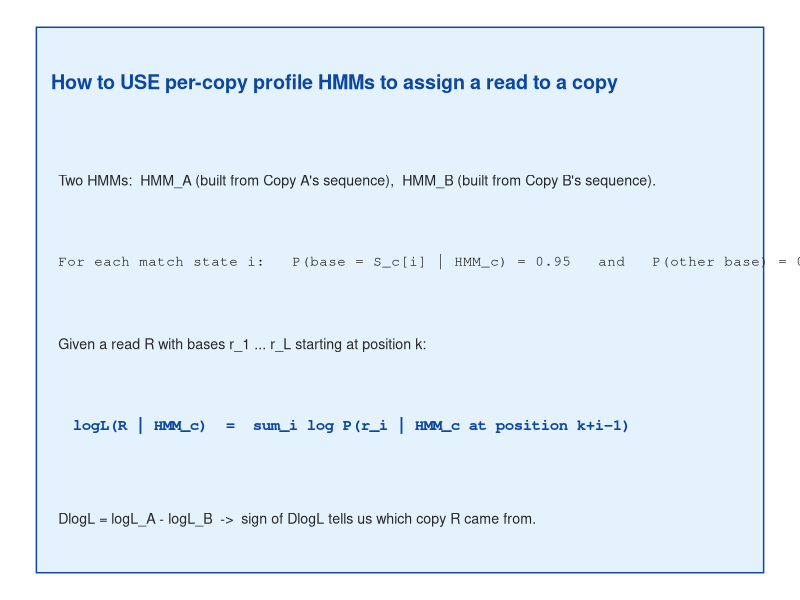

Generate this figure with R: (Note: this script raises an error after producing the figure.)
suppressPackageStartupMessages({
  library(ggplot2)
  library(dplyr)
  library(patchwork)
  library(tidyr)
})

FIGURES_DIR <- "figures"

# Same toy example as Slide A
pos   <- 1:6
seq_A <- c("A","T","C","G","A","T")
seq_B <- c("A","T","G","G","T","T")
snps  <- which(seq_A != seq_B)
bases <- c("A","T","C","G")
p_match <- 0.95; p_other <- (1 - p_match) / 3
LOG_M <- log(p_match); LOG_X <- log(p_other)

emit_A <- matrix(p_other, nrow = 6, ncol = 4,
                  dimnames = list(seq_along(seq_A), bases))
emit_B <- matrix(p_other, nrow = 6, ncol = 4,
                  dimnames = list(seq_along(seq_B), bases))
for (i in 1:6) emit_A[i, seq_A[i]] <- p_match
for (i in 1:6) emit_B[i, seq_B[i]] <- p_match

# ── Define 3 toy reads ────────────────────────────────────────────────────────
reads <- list(
  R1 = list(label = "R1: read covers pos 2-4 (includes the SNP at pos 3)",
             bases = c("T","C","G"), start = 2L,
             source = "Copy A (read carries A's allele 'C' at pos 3)"),
  R2 = list(label = "R2: read covers pos 4-6 (includes the SNP at pos 5)",
             bases = c("G","T","T"), start = 4L,
             source = "Copy B (read carries B's allele 'T' at pos 5)"),
  R3 = list(label = "R3: read covers pos 1-2 (no SNP coverage)",
             bases = c("A","T"), start = 1L,
             source = "ambiguous (covers no diagnostic position)")
)

# ── Score one read against one copy's HMM ─────────────────────────────────────
score <- function(read_bases, start, emit) {
  rows <- seq_along(read_bases) + start - 1L
  cols <- match(read_bases, bases)
  per_pos <- emit[cbind(rows, cols)]
  list(per_pos_probs = per_pos,
       logL         = sum(log(per_pos)),
       L            = length(read_bases))
}

# Compute and stash
score_records <- list()
for (rn in names(reads)) {
  r <- reads[[rn]]
  sA <- score(r$bases, r$start, emit_A)
  sB <- score(r$bases, r$start, emit_B)
  score_records[[rn]] <- list(
    read = rn,
    seq  = paste(r$bases, collapse = ""),
    start = r$start,
    end   = r$start + length(r$bases) - 1L,
    source = r$source,
    label = r$label,
    pA = sA$per_pos_probs, pB = sB$per_pos_probs,
    logLA = sA$logL, logLB = sB$logL,
    delta = sA$logL - sB$logL
  )
}

# ── Build per-read "calculation card" panels ──────────────────────────────────
mk_card <- function(rec) {
  L <- length(rec$pA)
  pos_idx <- rec$start:(rec$start + L - 1L)
  txt_lines <- c()
  txt_lines <- c(txt_lines,
                  sprintf("read sequence:   %s   (covers positions %d-%d)",
                          rec$seq, rec$start, rec$end))
  txt_lines <- c(txt_lines, "")
  txt_lines <- c(txt_lines,
                  sprintf("vs HMM_A:  P_per_pos = %s",
                          paste(sprintf("%.3f", rec$pA), collapse = " . ")))
  txt_lines <- c(txt_lines,
                  sprintf("           logL_A   = %s", sprintf("%.3f", rec$logLA)))
  txt_lines <- c(txt_lines, "")
  txt_lines <- c(txt_lines,
                  sprintf("vs HMM_B:  P_per_pos = %s",
                          paste(sprintf("%.3f", rec$pB), collapse = " . ")))
  txt_lines <- c(txt_lines,
                  sprintf("           logL_B   = %s", sprintf("%.3f", rec$logLB)))
  txt_lines <- c(txt_lines, "")
  call <- if (abs(rec$delta) < 0.05) "AMBIGUOUS (DlogL ~= 0)"
          else if (rec$delta > 0) "-> assign to Copy A"
          else                    "-> assign to Copy B"
  txt_lines <- c(txt_lines,
                  sprintf("DlogL = logL_A - logL_B = %+.3f       %s",
                          rec$delta, call))
  body <- paste(txt_lines, collapse = "\n")

  ggplot() +
    annotate("rect", xmin = 0, xmax = 10, ymin = 0, ymax = 10,
             fill = "#FAFAFA", color = "gray50", linewidth = 0.4) +
    annotate("text", x = 0.2, y = 9.4,
             label = rec$label,
             hjust = 0, fontface = "bold", size = 3.5, color = "#0D47A1") +
    annotate("text", x = 0.2, y = 8.6,
             label = paste0("(simulated source: ", rec$source, ")"),
             hjust = 0, size = 3.0, color = "gray40", fontface = "italic") +
    annotate("text", x = 0.3, y = 4.5, label = body, family = "mono",
             hjust = 0, vjust = 0.5, size = 3.1, color = "gray10",
             lineheight = 1.25) +
    coord_cartesian(xlim = c(0, 10), ylim = c(0, 10)) +
    theme_void()
}
cards <- lapply(score_records, mk_card)

# ── Header explanation ────────────────────────────────────────────────────────
p_header <- ggplot() +
  annotate("rect", xmin = 0, xmax = 10, ymin = 0, ymax = 10,
           fill = "#E3F2FD", color = "#0D47A1", linewidth = 0.5) +
  annotate("text", x = 0.2, y = 9.0,
           label = "How to USE per-copy profile HMMs to assign a read to a copy",
           hjust = 0, fontface = "bold", size = 5.0, color = "#0D47A1") +
  annotate("text", x = 0.3, y = 7.2,
           label = "Two HMMs:  HMM_A (built from Copy A's sequence),  HMM_B (built from Copy B's sequence).",
           hjust = 0, size = 3.6, color = "gray15") +
  annotate("text", x = 0.3, y = 5.7,
           label = "For each match state i:   P(base = S_c[i] | HMM_c) = 0.95   and   P(other base) = 0.017.",
           hjust = 0, size = 3.6, color = "gray15", family = "mono") +
  annotate("text", x = 0.3, y = 4.2,
           label = "Given a read R with bases r_1 ... r_L starting at position k:",
           hjust = 0, size = 3.6, color = "gray15") +
  annotate("text", x = 0.5, y = 2.7,
           label = "logL(R | HMM_c)  =  sum_i log P(r_i | HMM_c at position k+i-1)",
           hjust = 0, size = 4.0, color = "#0D47A1", fontface = "bold",
           family = "mono") +
  annotate("text", x = 0.3, y = 1.0,
           label = "DlogL = logL_A - logL_B  ->  sign of DlogL tells us which copy R came from.",
           hjust = 0, size = 3.6, color = "gray15") +
  coord_cartesian(xlim = c(0, 10), ylim = c(0, 10)) +
  theme_void()

# ── Tiny visual of the two sequences and read positions ──────────────────────
base_pal <- c(A="#43A047", T="#1E88E5", C="#FB8C00", G="#E53935")
seq_df <- bind_rows(
  data.frame(copy = "Copy A", pos = 1:6, base = seq_A, is_snp = (1:6) %in% snps),
  data.frame(copy = "Copy B", pos = 1:6, base = seq_B, is_snp = (1:6) %in% snps)
)
read_df <- bind_rows(
  data.frame(read = "R1", y = 3.5, start = 2, end = 4, label_pos = 3),
  data.frame(read = "R2", y = 4.2, start = 4, end = 6, label_pos = 5),
  data.frame(read = "R3", y = 4.9, start = 1, end = 2, label_pos = 1.5)
)

p_visual <- ggplot() +
  geom_tile(data = seq_df, aes(x = pos, y = copy, fill = base),
            color = "white", linewidth = 1.5, width = 0.85, height = 0.65) +
  geom_tile(data = filter(seq_df, is_snp),
            aes(x = pos, y = copy), fill = NA, color = "black",
            linewidth = 1.8, width = 0.85, height = 0.65) +
  geom_text(data = seq_df, aes(x = pos, y = copy, label = base),
            color = "white", fontface = "bold", size = 5.5) +
  scale_fill_manual(values = base_pal, guide = "none") +
  # reads as bars above
  geom_rect(data = read_df,
            aes(xmin = start - 0.4, xmax = end + 0.4,
                ymin = y - 0.15, ymax = y + 0.15),
            fill = "gray20", color = "black", linewidth = 0.5) +
  geom_text(data = read_df, aes(x = label_pos, y = y, label = read),
            color = "white", fontface = "bold", size = 3.5) +
  scale_x_continuous(breaks = 1:6, labels = paste0("pos", 1:6)) +
  scale_y_discrete(limits = c("Copy A", "Copy B")) +
  coord_cartesian(ylim = c(0.5, 5.4)) +
  labs(title = "Toy example: copies A, B and 3 reads (R1, R2, R3)",
       x = NULL, y = NULL) +
  theme_minimal(base_size = 11) +
  theme(panel.grid = element_blank(),
        plot.title = element_text(face = "bold", size = 11),
        axis.text.x = element_text(size = 10),
        axis.text.y = element_text(fontface = "bold", size = 12))

# ── DlogL bar chart ──────────────────────────────────────────────────────────
bar_df <- data.frame(
  read = names(reads),
  delta = sapply(score_records, function(r) r$delta),
  call  = sapply(score_records, function(r) {
    if (abs(r$delta) < 0.05) "ambiguous"
    else if (r$delta > 0) "Copy A"
    else "Copy B"
  })
)
bar_df$read <- factor(bar_df$read, levels = c("R1","R2","R3"))

p_bars <- ggplot(bar_df, aes(x = read, y = delta,
                              fill = call)) +
  geom_col(width = 0.5, color = "white", linewidth = 0.5) +
  geom_hline(yintercept = 0, color = "gray30") +
  geom_text(aes(label = sprintf("DlogL = %+.2f", delta),
                y = delta + sign(delta) * 0.4),
            size = 3.6, fontface = "bold", color = "gray20") +
  scale_fill_manual(values = c("Copy A" = "#1565C0",
                                "Copy B" = "#B71C1C",
                                "ambiguous" = "#757575"),
                    name = NULL) +
  labs(title = "Resulting assignment per read",
       x = NULL, y = "DlogL  (sign of DlogL -> copy)") +
  theme_classic(base_size = 11) +
  theme(plot.title = element_text(face = "bold", size = 11),
        axis.text.x = element_text(face = "bold", size = 12),
        legend.position = "top")

# ── Combine ───────────────────────────────────────────────────────────────────
top <- (p_header) | (p_visual)
mid <- cards$R1 | cards$R2 | cards$R3
fig <- top / mid / p_bars +
  plot_layout(heights = c(1.0, 1.5, 0.8)) +
  plot_annotation(
    title    = "Per-copy profile HMMs: worked toy example",
    subtitle = "Addressing your second question: 'how do you USE per-copy profile HMMs to solve the assignment problem?'",
    theme = theme(plot.title    = element_text(size = 17, face = "bold"),
                  plot.subtitle = element_text(size = 12, color = "gray40"))
  )

ggsave(file.path(FIGURES_DIR, "fig_advisor_slide_toy_assignment.pdf"), fig,
       width = 18, height = 12, units = "in")
ggsave(file.path(FIGURES_DIR, "fig_advisor_slide_toy_assignment.png"), fig,
       width = 18, height = 12, units = "in", dpi = 180)
message("Slide B saved.")
